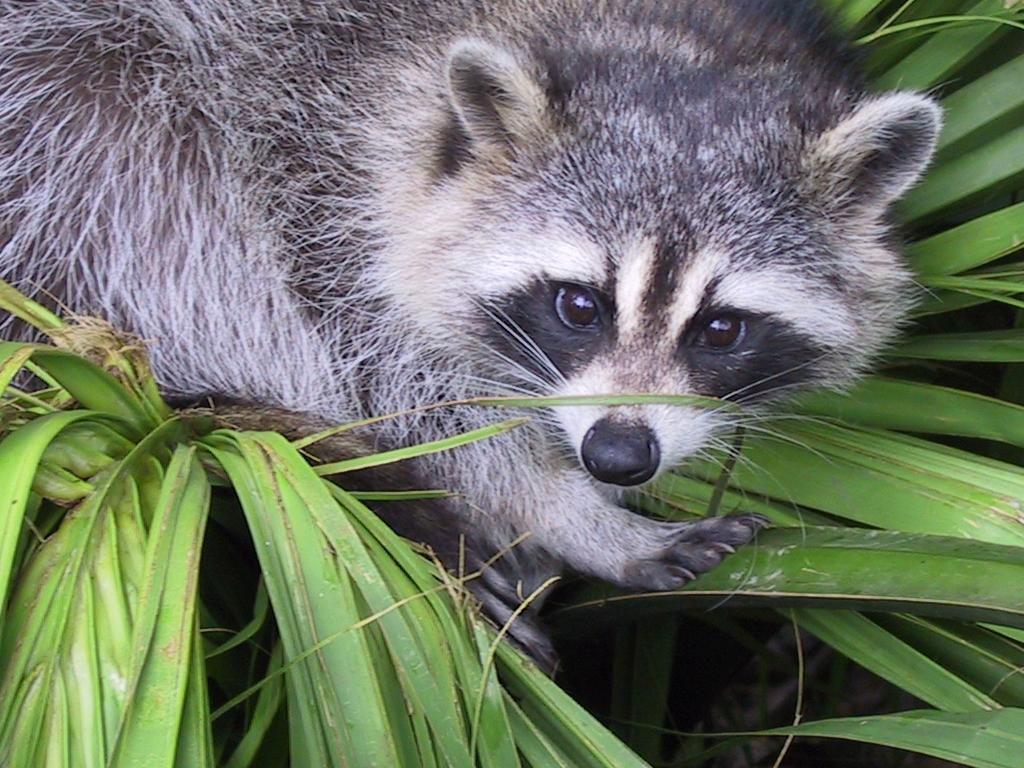
#> input picture animal.jpeg, 1024 x 768 px
$ python pillow6_imageOps.py
#> lines starting #> are read from the running program, lines starting #| are printed output that depends on the picture
from PIL import Image, ImageOps

# image import
image = Image.open('animal.jpeg')
#> image is the input picture: PIL image 1024x768 RGB; mean R, G, B 110.7, 117.7, 102.1

# color changes
image_contrast = ImageOps.autocontrast(image = image, cutoff = 5)
image_inverted = ImageOps.invert(image)
image_solarize = ImageOps.solarize(image=image, threshold=100)
image_posterize = ImageOps.posterize(image=image, bits=2)
image_grayscale = ImageOps.grayscale(image=image)
image_equalized = ImageOps.equalize(image=image)
image_colorize = ImageOps.colorize(image=image.convert('L'), black='black', white='red')
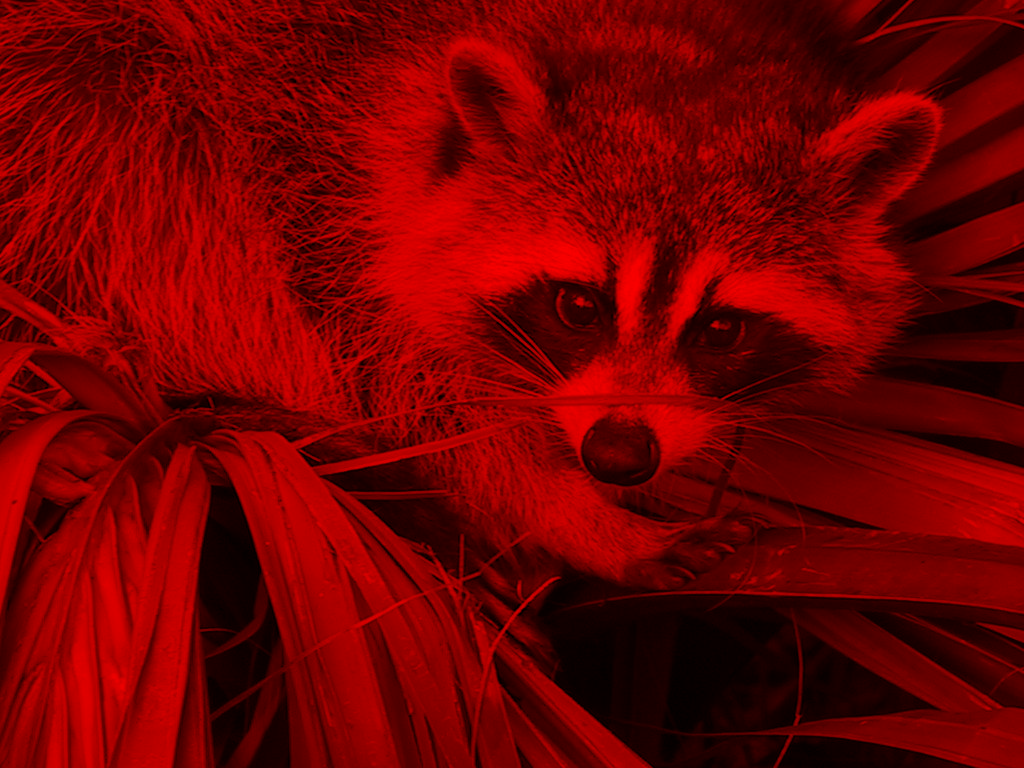
#> image_colorize: PIL image 1024x768 RGB; mean R, G, B 113.8, 0, 0

# dimension changes
image_mirror = ImageOps.mirror(image)
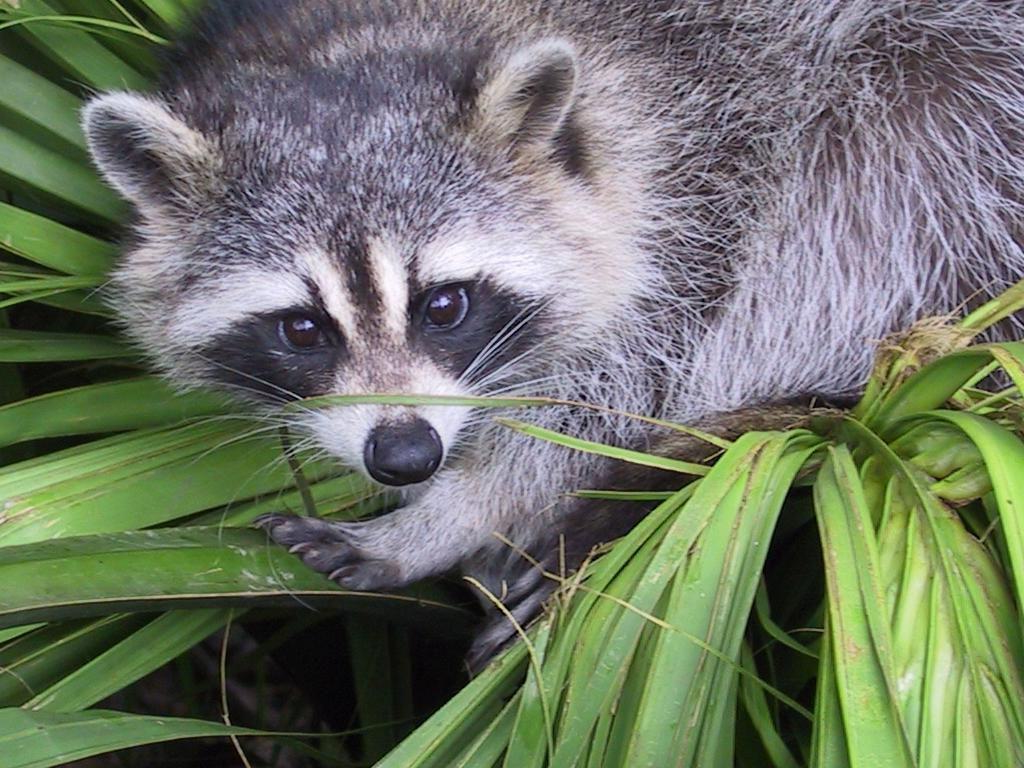
#> image_mirror: PIL image 1024x768 RGB; mean R, G, B 110.7, 117.7, 102.1
image_flip = ImageOps.flip(image)
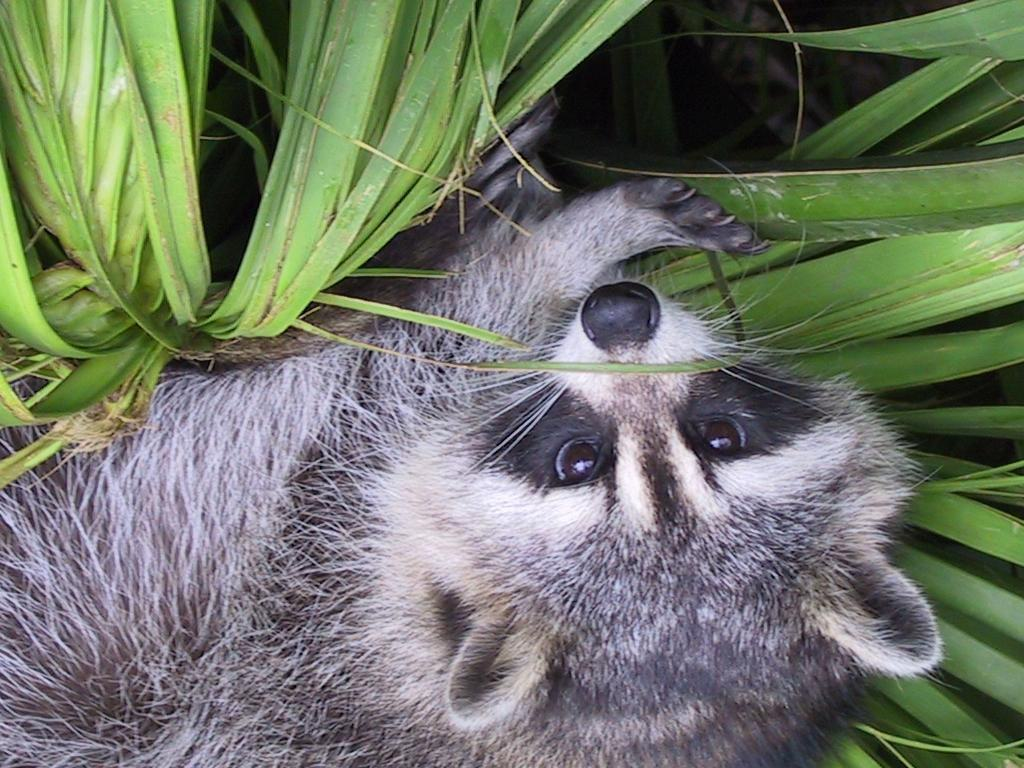
#> image_flip: PIL image 1024x768 RGB; mean R, G, B 110.7, 117.7, 102.1
image_scale = ImageOps.scale(image=image, factor=2)
image_contain = ImageOps.contain(image=image, size=(500, 200))

# Adding annd removing
image_border = ImageOps.expand(image=image, border=100, fill=(255,255,0))
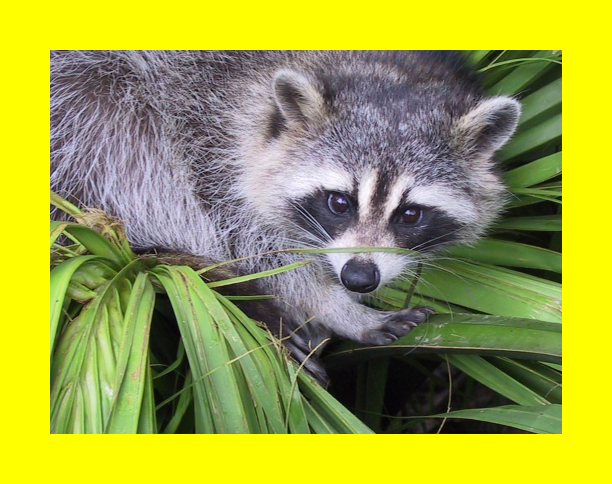
#> image_border: PIL image 1224x968 RGB (shown at 1/2 size); mean R, G, B 159.2, 163.9, 67.8
image_padded = ImageOps.pad(image=image, size=(2500, 1600))
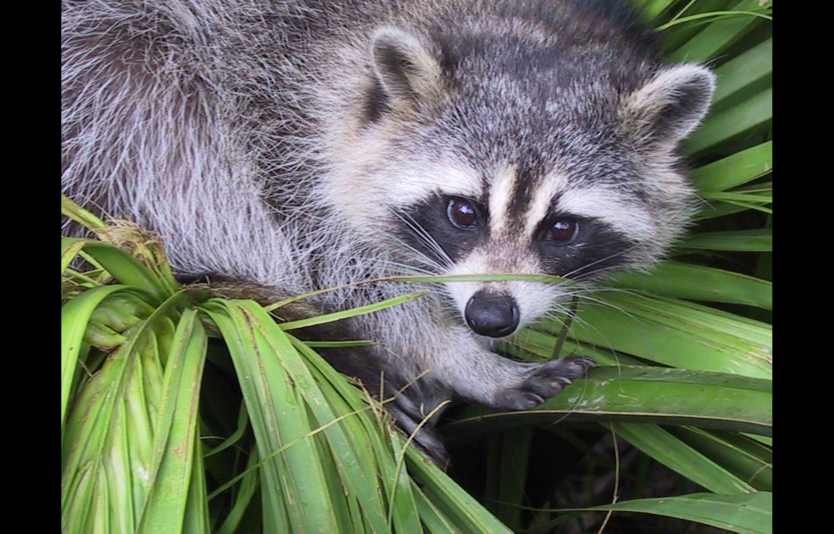
#> image_padded: PIL image 2500x1600 RGB (shown at 1/3 size); mean R, G, B 94.5, 100.4, 87.1
image_fit = ImageOps.fit(image=image, size=(300,300))
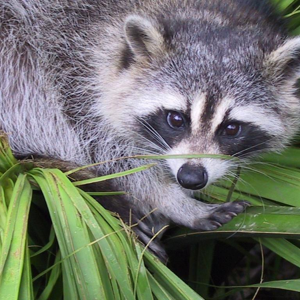
#> image_fit: PIL image 300x300 RGB; mean R, G, B 112.8, 116.5, 108.4
image_crop = ImageOps.crop(image=image, border=250)
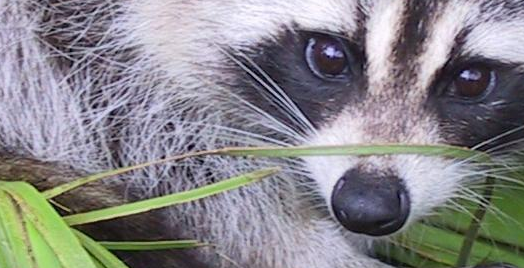
#> image_crop: PIL image 524x268 RGB; mean R, G, B 135, 133.7, 137.3
